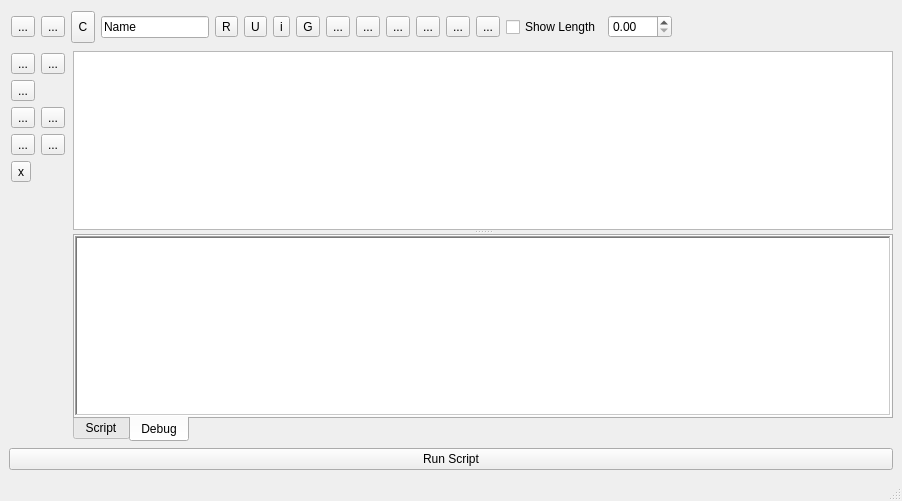
<ui version="4.0" >
 <class>MainWindow</class>
 <widget class="QMainWindow" name="MainWindow" >
  <property name="geometry" >
   <rect>
    <x>0</x>
    <y>0</y>
    <width>902</width>
    <height>501</height>
   </rect>
  </property>
  <property name="windowTitle" >
   <string>Tumaics</string>
  </property>
  <property name="dockNestingEnabled" >
   <bool>true</bool>
  </property>
  <property name="dockOptions" >
   <set>QMainWindow::AllowNestedDocks|QMainWindow::AllowTabbedDocks|QMainWindow::AnimatedDocks|QMainWindow::ForceTabbedDocks|QMainWindow::VerticalTabs</set>
  </property>
  <widget class="QWidget" name="centralwidget" >
   <property name="geometry" >
    <rect>
     <x>0</x>
     <y>24</y>
     <width>902</width>
     <height>456</height>
    </rect>
   </property>
   <layout class="QVBoxLayout" name="verticalLayout" >
    <item>
     <widget class="QWidget" native="1" name="pToolBar" >
      <property name="sizePolicy" >
       <sizepolicy vsizetype="Minimum" hsizetype="Expanding" >
        <horstretch>0</horstretch>
        <verstretch>0</verstretch>
       </sizepolicy>
      </property>
      <property name="minimumSize" >
       <size>
        <width>0</width>
        <height>36</height>
       </size>
      </property>
      <layout class="QHBoxLayout" name="horizontalLayout_3" >
       <property name="margin" >
        <number>2</number>
       </property>
       <item>
        <widget class="QWidget" native="1" name="pNodeCtrl" >
         <layout class="QHBoxLayout" name="horizontalLayout" >
          <property name="margin" >
           <number>0</number>
          </property>
          <item>
           <widget class="QToolButton" name="btnStartNode" >
            <property name="toolTip" >
             <string>Set the currently selected node as `Begin` of the graph</string>
            </property>
            <property name="text" >
             <string>...</string>
            </property>
            <property name="icon" >
             <iconset resource="resources.qrc" >
              <normaloff>:/img/node_start.svg</normaloff>:/img/node_start.svg</iconset>
            </property>
            <property name="iconSize" >
             <size>
              <width>24</width>
              <height>24</height>
             </size>
            </property>
           </widget>
          </item>
          <item>
           <widget class="QToolButton" name="btnEndNode" >
            <property name="toolTip" >
             <string>Set the current selected node as `end` of the graph.</string>
            </property>
            <property name="text" >
             <string>...</string>
            </property>
            <property name="icon" >
             <iconset resource="resources.qrc" >
              <normaloff>:/img/node_end.svg</normaloff>:/img/node_end.svg</iconset>
            </property>
            <property name="iconSize" >
             <size>
              <width>24</width>
              <height>24</height>
             </size>
            </property>
           </widget>
          </item>
          <item>
           <widget class="QToolButton" name="btnNodeColor" >
            <property name="sizePolicy" >
             <sizepolicy vsizetype="Preferred" hsizetype="Preferred" >
              <horstretch>0</horstretch>
              <verstretch>0</verstretch>
             </sizepolicy>
            </property>
            <property name="minimumSize" >
             <size>
              <width>24</width>
              <height>24</height>
             </size>
            </property>
            <property name="toolTip" >
             <string>Set the current color for newly created nodes.</string>
            </property>
            <property name="text" >
             <string>C</string>
            </property>
            <property name="iconSize" >
             <size>
              <width>24</width>
              <height>24</height>
             </size>
            </property>
           </widget>
          </item>
          <item>
           <widget class="QLineEdit" name="txtNodeName" >
            <property name="sizePolicy" >
             <sizepolicy vsizetype="Fixed" hsizetype="Preferred" >
              <horstretch>0</horstretch>
              <verstretch>0</verstretch>
             </sizepolicy>
            </property>
            <property name="maximumSize" >
             <size>
              <width>200</width>
              <height>16777215</height>
             </size>
            </property>
            <property name="toolTip" >
             <string>change the current name of the Node</string>
            </property>
            <property name="text" >
             <string>Name</string>
            </property>
           </widget>
          </item>
         </layout>
        </widget>
       </item>
       <item>
        <widget class="QWidget" native="1" name="pGroupCtrl" >
         <layout class="QHBoxLayout" name="horizontalLayout_7" >
          <property name="margin" >
           <number>0</number>
          </property>
          <item>
           <widget class="QToolButton" name="btnRemoveFromGroup" >
            <property name="toolTip" >
             <string>Remove Node(s) from group</string>
            </property>
            <property name="text" >
             <string>R</string>
            </property>
           </widget>
          </item>
          <item>
           <widget class="QToolButton" name="btnUngroup" >
            <property name="toolTip" >
             <string>Destroy the group</string>
            </property>
            <property name="text" >
             <string>U</string>
            </property>
           </widget>
          </item>
         </layout>
        </widget>
       </item>
       <item>
        <widget class="QToolButton" name="btnNodeIndex" >
         <property name="toolTip" >
          <string>show node index</string>
         </property>
         <property name="text" >
          <string>i</string>
         </property>
        </widget>
       </item>
       <item>
        <widget class="QWidget" native="1" name="pNodeAllign" >
         <layout class="QHBoxLayout" name="horizontalLayout_2" >
          <property name="margin" >
           <number>0</number>
          </property>
          <item>
           <widget class="QToolButton" name="btnGroup" >
            <property name="toolTip" >
             <string>Group the nodes</string>
            </property>
            <property name="text" >
             <string>G</string>
            </property>
           </widget>
          </item>
          <item>
           <widget class="QToolButton" name="btnAllignHBottom" >
            <property name="toolTip" >
             <string>Allign nodes at the bottom-most position</string>
            </property>
            <property name="text" >
             <string>...</string>
            </property>
            <property name="icon" >
             <iconset resource="resources.qrc" >
              <normaloff>:/img/allign_bottom.svg</normaloff>:/img/allign_bottom.svg</iconset>
            </property>
            <property name="iconSize" >
             <size>
              <width>24</width>
              <height>24</height>
             </size>
            </property>
           </widget>
          </item>
          <item>
           <widget class="QToolButton" name="btnAllignHCenter" >
            <property name="toolTip" >
             <string>allign nodes horizontally at center</string>
            </property>
            <property name="text" >
             <string>...</string>
            </property>
            <property name="icon" >
             <iconset resource="resources.qrc" >
              <normaloff>:/img/allign_h_center.svg</normaloff>:/img/allign_h_center.svg</iconset>
            </property>
            <property name="iconSize" >
             <size>
              <width>24</width>
              <height>24</height>
             </size>
            </property>
           </widget>
          </item>
          <item>
           <widget class="QToolButton" name="btnAllignHTop" >
            <property name="toolTip" >
             <string>allign nodes at the topmost position</string>
            </property>
            <property name="text" >
             <string>...</string>
            </property>
            <property name="icon" >
             <iconset resource="resources.qrc" >
              <normaloff>:/img/allign_top.svg</normaloff>:/img/allign_top.svg</iconset>
            </property>
            <property name="iconSize" >
             <size>
              <width>24</width>
              <height>24</height>
             </size>
            </property>
           </widget>
          </item>
          <item>
           <widget class="QToolButton" name="btnAllignVRight" >
            <property name="toolTip" >
             <string>allign nodes at the right-most position</string>
            </property>
            <property name="text" >
             <string>...</string>
            </property>
            <property name="icon" >
             <iconset resource="resources.qrc" >
              <normaloff>:/img/allign_right.svg</normaloff>:/img/allign_right.svg</iconset>
            </property>
            <property name="iconSize" >
             <size>
              <width>24</width>
              <height>24</height>
             </size>
            </property>
           </widget>
          </item>
          <item>
           <widget class="QToolButton" name="btnAllignVCenter" >
            <property name="toolTip" >
             <string>allign nodes vertically at the center</string>
            </property>
            <property name="text" >
             <string>...</string>
            </property>
            <property name="icon" >
             <iconset resource="resources.qrc" >
              <normaloff>:/img/allign_v_center.svg</normaloff>:/img/allign_v_center.svg</iconset>
            </property>
            <property name="iconSize" >
             <size>
              <width>24</width>
              <height>24</height>
             </size>
            </property>
           </widget>
          </item>
          <item>
           <widget class="QToolButton" name="btnAllignVLeft" >
            <property name="toolTip" >
             <string>allign nodes at the leftmost position</string>
            </property>
            <property name="text" >
             <string>...</string>
            </property>
            <property name="icon" >
             <iconset resource="resources.qrc" >
              <normaloff>:/img/allign_left.svg</normaloff>:/img/allign_left.svg</iconset>
            </property>
            <property name="iconSize" >
             <size>
              <width>24</width>
              <height>24</height>
             </size>
            </property>
           </widget>
          </item>
         </layout>
         <zorder>btnAllignHBottom</zorder>
         <zorder>btnAllignHCenter</zorder>
         <zorder>btnAllignHTop</zorder>
         <zorder>btnAllignVRight</zorder>
         <zorder>btnAllignVCenter</zorder>
         <zorder>btnAllignVLeft</zorder>
         <zorder>btnGroup</zorder>
        </widget>
       </item>
       <item>
        <widget class="QWidget" native="1" name="pEdgeCtrl" >
         <layout class="QHBoxLayout" name="horizontalLayout_4" >
          <property name="leftMargin" >
           <number>0</number>
          </property>
          <property name="topMargin" >
           <number>0</number>
          </property>
          <property name="rightMargin" >
           <number>4</number>
          </property>
          <property name="bottomMargin" >
           <number>0</number>
          </property>
          <item>
           <widget class="QCheckBox" name="chkEdgeShowLength" >
            <property name="toolTip" >
             <string>Display or hide the control to manipulate the Edge Length</string>
            </property>
            <property name="text" >
             <string>Show Length</string>
            </property>
           </widget>
          </item>
          <item>
           <widget class="QDoubleSpinBox" name="spinEdgeLength" >
            <property name="toolTip" >
             <string>Changes the current Edge Length</string>
            </property>
            <property name="maximum" >
             <double>999.990000000000009</double>
            </property>
            <property name="singleStep" >
             <double>0.500000000000000</double>
            </property>
           </widget>
          </item>
         </layout>
        </widget>
       </item>
       <item>
        <spacer name="horizontalSpacer" >
         <property name="orientation" >
          <enum>Qt::Horizontal</enum>
         </property>
         <property name="sizeHint" stdset="0" >
          <size>
           <width>40</width>
           <height>20</height>
          </size>
         </property>
        </spacer>
       </item>
      </layout>
     </widget>
    </item>
    <item>
     <layout class="QHBoxLayout" name="horizontalLayout_5" >
      <item>
       <widget class="QWidget" native="1" name="pMenu" >
        <property name="maximumSize" >
         <size>
          <width>70</width>
          <height>16777215</height>
         </size>
        </property>
        <layout class="QFormLayout" name="formLayout_2" >
         <property name="fieldGrowthPolicy" >
          <enum>QFormLayout::FieldsStayAtSizeHint</enum>
         </property>
         <property name="formAlignment" >
          <set>Qt::AlignLeading|Qt::AlignLeft|Qt::AlignTop</set>
         </property>
         <property name="margin" >
          <number>2</number>
         </property>
         <item row="0" column="0" >
          <widget class="QToolButton" name="btnSelection" >
           <property name="toolTip" >
            <string>Select single nodes or edges</string>
           </property>
           <property name="text" >
            <string>...</string>
           </property>
           <property name="icon" >
            <iconset resource="resources.qrc" >
             <normaloff>:/img/select.svg</normaloff>:/img/select.svg</iconset>
           </property>
          </widget>
         </item>
         <item row="0" column="1" >
          <widget class="QToolButton" name="btnMove" >
           <property name="toolTip" >
            <string>Moves around nodes</string>
           </property>
           <property name="text" >
            <string>...</string>
           </property>
           <property name="icon" >
            <iconset resource="resources.qrc" >
             <normaloff>:/img/move.svg</normaloff>:/img/move.svg</iconset>
           </property>
          </widget>
         </item>
         <item row="1" column="0" >
          <widget class="QToolButton" name="btnSquareSelect" >
           <property name="toolTip" >
            <string>(Not Implemented) Select everything inside an area</string>
           </property>
           <property name="text" >
            <string>...</string>
           </property>
           <property name="icon" >
            <iconset resource="resources.qrc" >
             <normaloff>:/img/select_square.svg</normaloff>:/img/select_square.svg</iconset>
           </property>
          </widget>
         </item>
         <item row="2" column="0" >
          <widget class="QToolButton" name="btnAddNode" >
           <property name="toolTip" >
            <string>Add new nodes</string>
           </property>
           <property name="text" >
            <string>...</string>
           </property>
           <property name="icon" >
            <iconset resource="resources.qrc" >
             <normaloff>:/img/node.svg</normaloff>:/img/node.svg</iconset>
           </property>
          </widget>
         </item>
         <item row="2" column="1" >
          <widget class="QToolButton" name="btnAddEdge" >
           <property name="toolTip" >
            <string>Connect two nodes with an Edge</string>
           </property>
           <property name="whatsThis" >
            <string>First, insert two nodes with the 'insert node' tool, &lt;br>
and then, select this tool, click on the first node, &lt;br>
drag and release on top of the second one.</string>
           </property>
           <property name="text" >
            <string>...</string>
           </property>
           <property name="icon" >
            <iconset resource="resources.qrc" >
             <normaloff>:/img/edge.svg</normaloff>:/img/edge.svg</iconset>
           </property>
          </widget>
         </item>
         <item row="3" column="0" >
          <widget class="QToolButton" name="btnAddEdgeArrow1" >
           <property name="toolTip" >
            <string>Connect two nodes with an single arrowed Edge</string>
           </property>
           <property name="text" >
            <string>...</string>
           </property>
           <property name="icon" >
            <iconset resource="resources.qrc" >
             <normaloff>:/img/edge_arrow_1.svg</normaloff>:/img/edge_arrow_1.svg</iconset>
           </property>
          </widget>
         </item>
         <item row="3" column="1" >
          <widget class="QToolButton" name="btnAddEdgeArrow2" >
           <property name="toolTip" >
            <string>Connect two nodes with an double-arrowed Edge</string>
           </property>
           <property name="text" >
            <string>...</string>
           </property>
           <property name="icon" >
            <iconset resource="resources.qrc" >
             <normaloff>:/img/edge_arrow_2.svg</normaloff>:/img/edge_arrow_2.svg</iconset>
           </property>
          </widget>
         </item>
         <item row="4" column="0" >
          <widget class="QToolButton" name="btnRemove" >
           <property name="toolTip" >
            <string>Removes the selection</string>
           </property>
           <property name="text" >
            <string>x</string>
           </property>
          </widget>
         </item>
        </layout>
       </widget>
      </item>
      <item>
       <widget class="QSplitter" name="splitter" >
        <property name="sizePolicy" >
         <sizepolicy vsizetype="Expanding" hsizetype="Expanding" >
          <horstretch>0</horstretch>
          <verstretch>0</verstretch>
         </sizepolicy>
        </property>
        <property name="orientation" >
         <enum>Qt::Vertical</enum>
        </property>
        <widget class="QGraphicsView" name="view" />
        <widget class="QTabWidget" name="tabWidget" >
         <property name="enabled" >
          <bool>true</bool>
         </property>
         <property name="tabPosition" >
          <enum>QTabWidget::South</enum>
         </property>
         <property name="tabShape" >
          <enum>QTabWidget::Rounded</enum>
         </property>
         <property name="currentIndex" >
          <number>1</number>
         </property>
         <property name="elideMode" >
          <enum>Qt::ElideMiddle</enum>
         </property>
         <widget class="QWidget" name="tabScript" >
          <property name="geometry" >
           <rect>
            <x>0</x>
            <y>0</y>
            <width>806</width>
            <height>163</height>
           </rect>
          </property>
          <attribute name="title" >
           <string>Script</string>
          </attribute>
          <layout class="QVBoxLayout" name="verticalLayout_2" >
           <property name="margin" >
            <number>0</number>
           </property>
           <item>
            <widget class="QPlainTextEdit" name="txtProgrammingArea" />
           </item>
          </layout>
         </widget>
         <widget class="QWidget" name="tabDebug" >
          <property name="geometry" >
           <rect>
            <x>0</x>
            <y>0</y>
            <width>806</width>
            <height>163</height>
           </rect>
          </property>
          <attribute name="title" >
           <string>Debug</string>
          </attribute>
          <layout class="QHBoxLayout" name="horizontalLayout_6" >
           <property name="margin" >
            <number>0</number>
           </property>
           <item>
            <widget class="QTextEdit" name="txtDebug" >
             <property name="frameShape" >
              <enum>QFrame::WinPanel</enum>
             </property>
             <property name="frameShadow" >
              <enum>QFrame::Sunken</enum>
             </property>
             <property name="lineWidth" >
              <number>0</number>
             </property>
             <property name="midLineWidth" >
              <number>0</number>
             </property>
             <property name="readOnly" >
              <bool>true</bool>
             </property>
            </widget>
           </item>
          </layout>
         </widget>
        </widget>
       </widget>
      </item>
     </layout>
    </item>
    <item>
     <widget class="QPushButton" name="btnRunScript" >
      <property name="text" >
       <string>Run Script</string>
      </property>
     </widget>
    </item>
   </layout>
  </widget>
  <widget class="QStatusBar" name="statusbar" >
   <property name="geometry" >
    <rect>
     <x>0</x>
     <y>480</y>
     <width>902</width>
     <height>21</height>
    </rect>
   </property>
  </widget>
  <widget class="QMenuBar" name="menubar" >
   <property name="geometry" >
    <rect>
     <x>0</x>
     <y>0</y>
     <width>902</width>
     <height>24</height>
    </rect>
   </property>
  </widget>
  <action name="actionOpen_File" >
   <property name="text" >
    <string>Open File</string>
   </property>
  </action>
  <action name="actionSave_Graph" >
   <property name="text" >
    <string>Save Graph</string>
   </property>
  </action>
  <action name="actionSave_Graph_As" >
   <property name="text" >
    <string>Save Graph as</string>
   </property>
  </action>
  <action name="actionNew_Script" >
   <property name="text" >
    <string>New Script</string>
   </property>
  </action>
  <action name="actionSave_Script" >
   <property name="text" >
    <string>Save Script</string>
   </property>
  </action>
  <action name="actionClose" >
   <property name="text" >
    <string>close</string>
   </property>
  </action>
  <action name="actionUndo" >
   <property name="text" >
    <string>Undo</string>
   </property>
   <property name="shortcut" >
    <string>Ctrl+Z</string>
   </property>
  </action>
  <action name="actionRedo" >
   <property name="text" >
    <string>Redo</string>
   </property>
  </action>
  <action name="actionCopy" >
   <property name="text" >
    <string>Copy</string>
   </property>
   <property name="shortcut" >
    <string>Ctrl+C</string>
   </property>
  </action>
  <action name="actionCut" >
   <property name="text" >
    <string>Cut</string>
   </property>
   <property name="shortcut" >
    <string>Ctrl+X</string>
   </property>
  </action>
  <action name="actionPaste" >
   <property name="text" >
    <string>Paste</string>
   </property>
   <property name="shortcut" >
    <string>Ctrl+V</string>
   </property>
  </action>
  <action name="actionRemove" >
   <property name="text" >
    <string>Remove</string>
   </property>
   <property name="shortcut" >
    <string>Backspace</string>
   </property>
  </action>
  <action name="actionNew_Graph" >
   <property name="text" >
    <string>New Graph</string>
   </property>
  </action>
  <action name="actionSave_Script_As" >
   <property name="text" >
    <string>Save Script As</string>
   </property>
  </action>
  <action name="actionSet_Start" >
   <property name="text" >
    <string>Set Start</string>
   </property>
  </action>
  <action name="actionSet_End" >
   <property name="text" >
    <string>Set End</string>
   </property>
  </action>
  <action name="actionLeft" >
   <property name="text" >
    <string>Left</string>
   </property>
  </action>
  <action name="actionRight" >
   <property name="text" >
    <string>Right</string>
   </property>
  </action>
  <action name="actionBottom" >
   <property name="text" >
    <string>Bottom</string>
   </property>
  </action>
  <action name="actionTop" >
   <property name="text" >
    <string>Top</string>
   </property>
  </action>
  <action name="actionCenter_Horizontal" >
   <property name="text" >
    <string>Center Horizontal</string>
   </property>
  </action>
  <action name="actionCenter_Vertical" >
   <property name="text" >
    <string>Center Vertical</string>
   </property>
  </action>
  <action name="actionCreate_Group" >
   <property name="text" >
    <string>Create Group</string>
   </property>
   <property name="shortcut" >
    <string>Ctrl+G</string>
   </property>
  </action>
  <action name="actionRemove_From_Group" >
   <property name="text" >
    <string>Remove From Group</string>
   </property>
   <property name="shortcut" >
    <string>Ctrl+Shift+U</string>
   </property>
  </action>
  <action name="actionUngroup" >
   <property name="text" >
    <string>Destroy Group</string>
   </property>
   <property name="shortcut" >
    <string>Ctrl+U</string>
   </property>
  </action>
  <action name="actionColor" >
   <property name="text" >
    <string>Color</string>
   </property>
  </action>
 </widget>
 <resources>
  <include location="resources.qrc" />
 </resources>
 <connections>
  <connection>
   <sender>chkEdgeShowLength</sender>
   <signal>toggled(bool)</signal>
   <receiver>spinEdgeLength</receiver>
   <slot>setShown(bool)</slot>
   <hints>
    <hint type="sourcelabel" >
     <x>538</x>
     <y>54</y>
    </hint>
    <hint type="destinationlabel" >
     <x>613</x>
     <y>53</y>
    </hint>
   </hints>
  </connection>
 </connections>
</ui>
